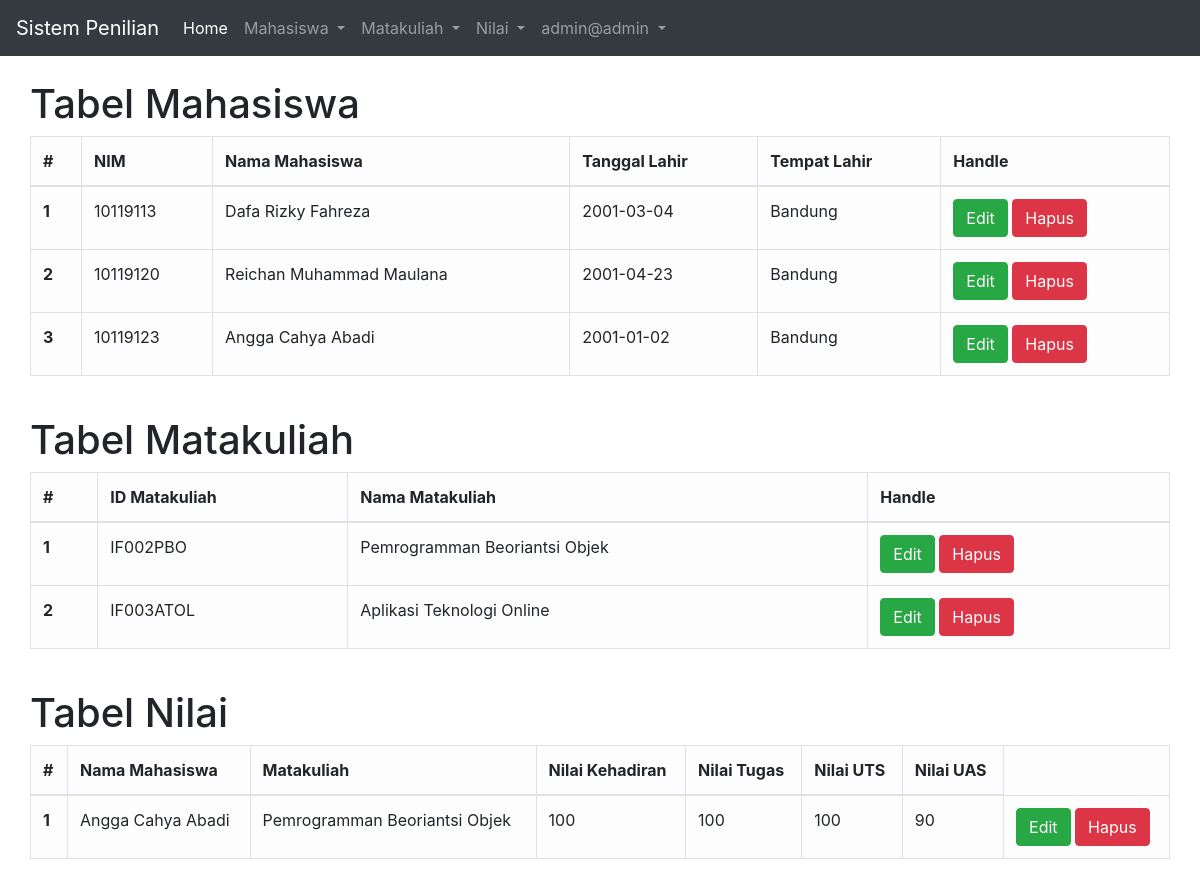
The app's page /index.php (signed in) with its own data.
### tables this page shows
CREATE TABLE IF NOT EXISTS `mahasiswa` (
  `nim` varchar(16) NOT NULL,
  `nama_lengkap` varchar(40) NOT NULL,
  `tanggal_lahir` date NOT NULL,
  `tempat_lahir` varchar(30) NOT NULL,
  PRIMARY KEY (`nim`)
);

CREATE TABLE IF NOT EXISTS `matakuliah` (
  `Id_matkul` varchar(16) NOT NULL,
  `nama_matkul` varchar(50) NOT NULL,
  PRIMARY KEY (`Id_matkul`)
);

CREATE TABLE IF NOT EXISTS `nilai` (
  `nim` varchar(16) NOT NULL,
  `Id_matkul` varchar(16) NOT NULL,
  `kehadiran` double NOT NULL DEFAULT '0',
  `tugas` double NOT NULL DEFAULT '0',
  `uts` double NOT NULL DEFAULT '0',
  `uas` double NOT NULL DEFAULT '0',
  KEY `FK__mahasiswa` (`nim`),
  KEY `FK__matakuliah` (`Id_matkul`),
  CONSTRAINT `FK__mahasiswa` FOREIGN KEY (`nim`) REFERENCES `mahasiswa` (`nim`) ON DELETE CASCADE ON UPDATE CASCADE,
  CONSTRAINT `FK__matakuliah` FOREIGN KEY (`Id_matkul`) REFERENCES `matakuliah` (`Id_matkul`) ON DELETE CASCADE ON UPDATE CASCADE
);

### controller/MahasiswaController.php (called while the page is built, shortened)
<?php
class Mahasiswa
{
    public $conn;
    public function __construct()
    {
        $this->conn = new mysqli(DB_SERVER, DB_USERNAME, DB_PASSWORD, DB_DATABASE);
    }
    public function index()
    {
        $query = "SELECT * FROM mahasiswa";
        $result = $this->conn->query($query);
        if ($result->num_rows > 0) {
            $data = array();
            while ($row = $result->fetch_assoc()) {
                $data[] = $row;
            }
            return $data;
        } else {
            echo "No Data Is Found";
        }
    }
}

### controller/MataKuliahController.php (called while the page is built, shortened)
<?php
class Matakuliah
{
    public $conn;
    public function __construct()
    {
        $this->conn = new mysqli(DB_SERVER, DB_USERNAME, DB_PASSWORD, DB_DATABASE);
    }
    public function index()
    {
        $query = "SELECT * FROM matakuliah";
        $result = $this->conn->query($query);
        if ($result->num_rows > 0) {
            $data = array();
            while ($row = $result->fetch_assoc()) {
                $data[] = $row;
            }
            return $data;
        } else {
            echo "No Data Is Found";
        }
    }
}

### controller/NilaiController.php (called while the page is built, shortened)
<?php
class Nilai
{
    public $conn;
    public function __construct()
    {
        $this->conn = new mysqli(DB_SERVER, DB_USERNAME, DB_PASSWORD, DB_DATABASE);
    }
    public function index()
    {
        $query = "SELECT * FROM nilai
        INNER JOIN mahasiswa ON mahasiswa.nim = nilai.nim
        INNER JOIN matakuliah ON matakuliah.Id_matkul = nilai.Id_matkul";
        $result = $this->conn->query($query);
        if ($result->num_rows > 0) {
            $data = array();
            while ($row = $result->fetch_assoc()) {
                $data[] = $row;
            }
            return $data;
        } else {
            echo "No Data Is Found";
        }
    }
}

### index.php (the view, shortened to what this page needs)
<?php
include_once('./Controller/MahasiswaController.php');
include_once('./Controller/MataKuliahController.php');
include_once('./Controller/NilaiController.php');
if ($_SESSION['login']) {
    $mahasiswa = new Mahasiswa();
    $matkul = new Matakuliah();
    $nilai = new Nilai();
    $dataMhs = $mahasiswa->index();
    $dataMatkul = $matkul->index();
    $dataNilai = $nilai->index();
} else {
    header("location:./Public/Page/login.php");
}
?>
<!DOCTYPE html>
<html lang="en">
<head>
    <link rel="stylesheet" href="https://stackpath.bootstrapcdn.com/bootstrap/4.1.3/css/bootstrap.min.css">
</head>
<body>
    <nav class="navbar navbar-expand-lg navbar-dark bg-dark">
        <a class="navbar-brand" href="#">Sistem Penilian</a>
        <div class="collapse navbar-collapse" id="navbarSupportedContent">
            <ul class="navbar-nav mr-auto">
                <li class="nav-item active">
                    <a class="nav-link" href="index.php">Home <span class="sr-only">(current)</span></a>
                </li>
                <li class="nav-item dropdown">
                    <a class="nav-link dropdown-toggle" href="#" id="navbarDropdown" role="button" data-toggle="dropdown" aria-haspopup="true" aria-expanded="false">
                        Mahasiswa
                    </a>
                </li>
                <li class="nav-item dropdown">
                    <a class="nav-link dropdown-toggle" href="#" id="navbarDropdown" role="button" data-toggle="dropdown" aria-haspopup="true" aria-expanded="false">
                        Matakuliah
                    </a>
                </li>
                <li class="nav-item dropdown">
                    <a class="nav-link dropdown-toggle" href="#" id="navbarDropdown" role="button" data-toggle="dropdown" aria-haspopup="true" aria-expanded="false">
                        Nilai
                    </a>
                </li>
                <li class="nav-item dropdown">
                    <a class="nav-link dropdown-toggle" href="#" id="navbarDropdown" role="button" data-toggle="dropdown" aria-haspopup="true" aria-expanded="false">
                        <?php echo $email = $_SESSION['email']; ?>
                    </a>
                </li>
            </ul>
        </div>
    </nav>
    <div class="container">
        <div class="row mt-4">
            <h1>Tabel Mahasiswa</h1>
            <table class="table table-bordered table-light">
                <thead>
                    <tr>
                        <th scope="col">#</th>
                        <th scope="col">NIM</th>
                        <th scope="col">Nama Mahasiswa</th>
                        <th scope="col">Tanggal Lahir</th>
                        <th scope="col">Tempat Lahir</th>
                        <th scope="col">Handle</th>
                    </tr>
                </thead>
                <tbody>
                    <?php $i = 1;
                    foreach ($dataMhs as $data) { ?>
                        <tr>
                            <th scope="row"><?php echo $i; ?></th>
                            <td><?php echo $data['nim'] ?></td>
                            <td><?php echo $data['nama_lengkap'] ?></td>
                            <td><?php echo $data['tanggal_lahir'] ?></td>
                            <td><?php echo $data['tempat_lahir'] ?></td>
                            <td><a href="Public/Page/edit.php?p=Mahasiswa&e=<?php echo $data['nim'] ?>">
                                    <button class="btn btn-success">Edit</button></a>
                                <a href="Public/Page/destroy.php?p=mahasiswa&d=<?php echo $data['nim'] ?>">
                                    <button onclick="deleteConfirm()" class="btn btn-danger">Hapus</button></a>
                            </td>
                        </tr>
                    <?php $i++;
                    } ?>
                </tbody>
            </table>
        </div>
        <div class="row mt-4">
            <h1>Tabel Matakuliah</h1>
            <table class="table table-bordered table-light">
                <thead>
                    <tr>
                        <th scope="col">#</th>
                        <th scope="col">ID Matakuliah</th>
                        <th scope="col">Nama Matakuliah</th>
                        <th scope="col">Handle</th>
                    </tr>
                </thead>
                <tbody>
                    <?php $i = 1;
                    foreach ($dataMatkul as $data) { ?>
                        <tr>
                            <th scope="col"><?php echo $i ?></th>
                            <td><?php echo $data['Id_matkul'] ?></td>
                            <td><?php echo $data['nama_matkul'] ?></td>
                            <td><a href="Public/Page/edit.php?p=Matakuliah&e=<?php echo $data['Id_matkul'] ?>">
                                    <button class="btn btn-success">Edit</button></a>
                                <a href="Public/Page/destroy.php?p=matakuliah&d=<?php echo $data['Id_matkul'] ?>">
                                    <button onclick="deleteConfirm()" class="btn btn-danger">Hapus</button></a>
                            </td>
                        </tr>
                    <?php $i++;
                    } ?>
                </tbody>
            </table>
        </div>
        <div class="row mt-4">
            <h1>Tabel Nilai</h1>
            <table class="table table-bordered table-light">
                <thead>
                    <tr>
                        <th scope="col">#</th>
                        <th scope="col">Nama Mahasiswa</th>
                        <th scope="col">Matakuliah</th>
                        <th scope="col">Nilai Kehadiran</th>
                        <th scope="col">Nilai Tugas</th>
                        <th scope="col">Nilai UTS</th>
                        <th scope="col">Nilai UAS</th>
                    </tr>
                </thead>
                <tbody>
                    <?php $i = 1;
                    foreach ($dataNilai as $data) { ?>
                        <tr>
                            <th scope="col"><?php echo $i; ?></th>
                            <td><?php echo $data['nama_lengkap'] ?></td>
                            <td><?php echo $data['nama_matkul'] ?></td>
                            <td><?php echo $data['kehadiran'] ?></td>
                            <td><?php echo $data['tugas'] ?></td>
                            <td><?php echo $data['uts'] ?></td>
                            <td><?php echo $data['uas'] ?></td>
                            <td><a href="Public/Page/edit.php?p=Nilai&e=<?php echo $data['nim'] ?>&e2=<?php echo $data['Id_matkul'] ?>">
                                    <button class="btn btn-success">Edit</button></a>
                                <a href="Public/Page/destroy.php?p=nilai&d=<?php echo $data['nim'] ?>&d2=<?php echo $data['Id_matkul'] ?>">
                                    <button onclick="deleteConfirm()" class="btn btn-danger">Hapus</button></a>
                            </td>
                        </tr>
                    <?php $i++;
                    } ?>
                </tbody>
            </table>
        </div>
    </div>
</body>
</html>

### records on screen
mahasiswa: nim "10119113", nama_lengkap "Dafa Rizky Fahreza", tanggal_lahir "2001-03-04", tempat_lahir "Bandung"
mahasiswa: nim "10119120", nama_lengkap "Reichan Muhammad Maulana", tanggal_lahir "2001-04-23", tempat_lahir "Bandung"
mahasiswa: nim "10119123", nama_lengkap "Angga Cahya Abadi", tanggal_lahir "2001-01-02", tempat_lahir "Bandung"
matakuliah: Id_matkul "IF002PBO", nama_matkul "Pemrogramman Beoriantsi Objek"
matakuliah: Id_matkul "IF003ATOL", nama_matkul "Aplikasi Teknologi Online"
nilai: nim.nama_lengkap "Angga Cahya Abadi", Id_matkul.nama_matkul "Pemrogramman Beoriantsi Objek", kehadiran "100", tugas "100", uts "100", uas "90"

### other values on screen
$email = $_SESSION['email'] "admin@admin"
